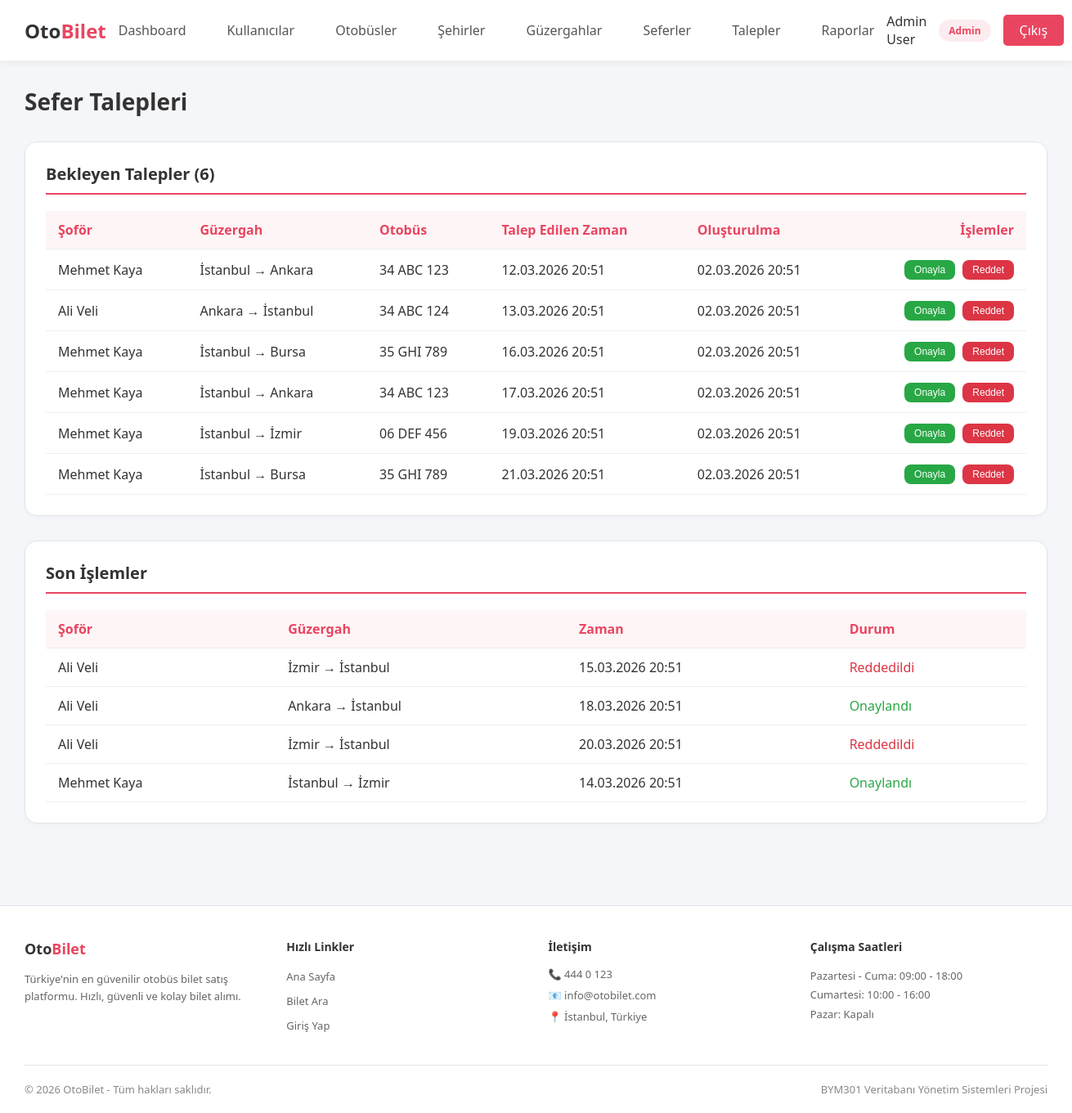
The app's page /admin/trip_requests.php (signed in) with its own data.
### tables this page shows
CREATE TABLE trip_requests (
    id INT PRIMARY KEY AUTO_INCREMENT,
    driver_id INT NOT NULL,
    route_id INT NOT NULL,
    bus_id INT NOT NULL,
    departure_time DATETIME NOT NULL,
    status ENUM('pending', 'approved', 'rejected') DEFAULT 'pending',
    created_at TIMESTAMP DEFAULT CURRENT_TIMESTAMP,
    FOREIGN KEY (driver_id) REFERENCES users(id),
    FOREIGN KEY (route_id) REFERENCES routes(id),
    FOREIGN KEY (bus_id) REFERENCES buses(id)
);

CREATE TABLE users (
    id INT PRIMARY KEY AUTO_INCREMENT,
    user_type_id INT NOT NULL,
    email VARCHAR(100) NOT NULL UNIQUE,
    password VARCHAR(255) NOT NULL,
    full_name VARCHAR(100) NOT NULL,
    phone VARCHAR(20),
    tc_no VARCHAR(11),
    gender ENUM('erkek', 'kadin') NULL,
    is_active TINYINT(1) DEFAULT 1,
    created_at TIMESTAMP DEFAULT CURRENT_TIMESTAMP,
    updated_at TIMESTAMP DEFAULT CURRENT_TIMESTAMP ON UPDATE CURRENT_TIMESTAMP,
    FOREIGN KEY (user_type_id) REFERENCES user_types(id)
);

CREATE TABLE buses (
    id INT PRIMARY KEY AUTO_INCREMENT,
    company_id INT NOT NULL,
    plate_number VARCHAR(20) NOT NULL UNIQUE,
    model VARCHAR(100),
    capacity INT NOT NULL DEFAULT 40,
    has_wifi TINYINT(1) DEFAULT 0,
    has_tv TINYINT(1) DEFAULT 0,
    is_active TINYINT(1) DEFAULT 1,
    created_at TIMESTAMP DEFAULT CURRENT_TIMESTAMP,
    FOREIGN KEY (company_id) REFERENCES bus_companies(id)
);

### includes/functions.php (called while the page is built, shortened)
<?php
function sanitize($input) {
    return htmlspecialchars(trim($input), ENT_QUOTES, 'UTF-8');
}
function formatDateTime($date) {
    return date('d.m.Y H:i', strtotime($date));
}

### admin/trip_requests.php (the view, shortened to what this page needs)
<?php
require_once __DIR__ . '/../includes/header.php';
$database = new Database();
$db = $database->getConnection();
$pending_requests = [];
$history_requests = [];
try {
    $pending_requests = $db->query("
        SELECT tr.*, u.full_name as driver_name, c1.name as from_city, c2.name as to_city, b.plate_number
        FROM trip_requests tr
        INNER JOIN users u ON tr.driver_id = u.id
        INNER JOIN routes r ON tr.route_id = r.id
        INNER JOIN cities c1 ON r.from_city_id = c1.id
        INNER JOIN cities c2 ON r.to_city_id = c2.id
        INNER JOIN buses b ON tr.bus_id = b.id
        WHERE tr.status = 'pending'
        ORDER BY tr.departure_time
    ")->fetchAll(PDO::FETCH_ASSOC);
    $history_requests = $db->query("
        SELECT tr.*, u.full_name as driver_name, c1.name as from_city, c2.name as to_city, b.plate_number
        FROM trip_requests tr
        INNER JOIN users u ON tr.driver_id = u.id
        INNER JOIN routes r ON tr.route_id = r.id
        INNER JOIN cities c1 ON r.from_city_id = c1.id
        INNER JOIN cities c2 ON r.to_city_id = c2.id
        INNER JOIN buses b ON tr.bus_id = b.id
        WHERE tr.status != 'pending'
        ORDER BY tr.created_at DESC
        LIMIT 20
    ")->fetchAll(PDO::FETCH_ASSOC);
} catch (PDOException $e) {
    $message = 'Veritabanı hatası: trip_requests tablosu bulunamadı. Lütfen schema.sql dosyasını yeniden çalıştırın.';
    $message_type = 'error';
    error_log("Trip Requests Error: " . $e->getMessage());
}
?>
<div class="page-header">
    <h1 class="page-title">Sefer Talepleri</h1>
</div>
<div class="card" style="margin-bottom: 30px;">
    <h3 class="card-title">Bekleyen Talepler (<?php echo count($pending_requests); ?>)</h3>
    <?php if (empty($pending_requests)): ?>
        <p style="text-align: center; color: #666; padding: 20px;">Bekleyen talep yok.</p>
    <?php else: ?>
        <table>
            <thead>
                <tr>
                    <th>Şoför</th>
                    <th>Güzergah</th>
                    <th>Otobüs</th>
                    <th>Talep Edilen Zaman</th>
                    <th>Oluşturulma</th>
                    <th style="text-align: right;">İşlemler</th>
                </tr>
            </thead>
            <tbody>
                <?php foreach ($pending_requests as $req): ?>
                <tr>
                    <td><?php echo sanitize($req['driver_name']); ?></td>
                    <td><?php echo sanitize($req['from_city'] . ' → ' . $req['to_city']); ?></td>
                    <td><?php echo sanitize($req['plate_number']); ?></td>
                    <td><?php echo formatDateTime($req['departure_time']); ?></td>
                    <td><?php echo formatDateTime($req['created_at']); ?></td>
                    <td style="text-align: right;">
                        <form method="POST" style="display: inline-block;">
                            <button type="submit" class="btn btn-sm btn-success">Onayla</button>
                        </form>
                        <form method="POST" style="display: inline-block; margin-left: 5px;" onsubmit="return confirm('Bu talebi reddetmek istediğinize emin misiniz?')">
                            <button type="submit" class="btn btn-sm btn-danger">Reddet</button>
                        </form>
                    </td>
                </tr>
                <?php endforeach; ?>
            </tbody>
        </table>
    <?php endif; ?>
</div>
<div class="card">
    <h3 class="card-title">Son İşlemler</h3>
    <table>
        <thead>
            <tr>
                <th>Şoför</th>
                <th>Güzergah</th>
                <th>Zaman</th>
                <th>Durum</th>
            </tr>
        </thead>
        <tbody>
            <?php foreach ($history_requests as $req): ?>
            <tr>
                <td><?php echo sanitize($req['driver_name']); ?></td>
                <td><?php echo sanitize($req['from_city'] . ' → ' . $req['to_city']); ?></td>
                <td><?php echo formatDateTime($req['departure_time']); ?></td>
                <td>
                    <?php
                    if ($req['status'] === 'approved') echo '<span style="color: #28a745;">Onaylandı</span>';
                    else echo '<span style="color: #dc3545;">Reddedildi</span>';
                    ?>
                </td>
            </tr>
            <?php endforeach; ?>
        </tbody>
    </table>
</div>
<?php require_once __DIR__ . '/../includes/footer.php'; ?>

### includes/header.php (style rules this page uses)
* { margin: 0; padding: 0; box-sizing: border-box; }
body { font-family: 'Segoe UI', Tahoma, Geneva, Verdana, sans-serif; background: #f4f6f9; min-height: 100vh; color: #333; }
.card { background: #ffffff; border-radius: 15px; padding: 25px; margin-bottom: 20px; border: 1px solid #e1e4e8; box-shadow: 0 4px 6px rgba(0,0,0,0.02); }
.card-title { color: #333; font-size: 20px; margin-bottom: 20px; padding-bottom: 10px; border-bottom: 2px solid #e94560; }
.btn { display: inline-block; padding: 10px 25px; border-radius: 8px; text-decoration: none; cursor: pointer; border: none; font-size: 14px; transition: all 0.3s ease; }
.btn-danger { background: #dc3545; color: #fff; }
.btn-success { background: #28a745; color: #fff; }
.btn-sm { padding: 5px 12px; font-size: 12px; }
table { width: 100%; border-collapse: collapse; }
th, td { padding: 12px 15px; text-align: left; border-bottom: 1px solid #eee; }
th { background: rgba(233, 69, 96, 0.05); color: #e94560; font-weight: 600; }
.page-header { display: flex; justify-content: space-between; align-items: center; margin-bottom: 30px; }
.page-title { color: #333; font-size: 28px; font-weight: 600; }

### records on screen
trip_requests: driver.full_name "Mehmet Kaya", to_city "İstanbul → Ankara", bus.plate_number "34 ABC 123", departure_time "12.03.2026 20:51", created_at "02.03.2026 20:51"
trip_requests: driver.full_name "Ali Veli", to_city "Ankara → İstanbul", bus.plate_number "34 ABC 124", departure_time "13.03.2026 20:51", created_at "02.03.2026 20:51"
trip_requests: driver.full_name "Mehmet Kaya", to_city "İstanbul → Bursa", bus.plate_number "35 GHI 789", departure_time "16.03.2026 20:51", created_at "02.03.2026 20:51"
trip_requests: driver.full_name "Mehmet Kaya", to_city "İstanbul → Ankara", bus.plate_number "34 ABC 123", departure_time "17.03.2026 20:51", created_at "02.03.2026 20:51"
trip_requests: driver.full_name "Mehmet Kaya", to_city "İstanbul → İzmir", bus.plate_number "06 DEF 456", departure_time "19.03.2026 20:51", created_at "02.03.2026 20:51"
trip_requests: driver.full_name "Mehmet Kaya", to_city "İstanbul → Bursa", bus.plate_number "35 GHI 789", departure_time "21.03.2026 20:51", created_at "02.03.2026 20:51"
trip_requests: driver.full_name "Ali Veli", to_city "İzmir → İstanbul", departure_time "15.03.2026 20:51", status "Reddedildi"
trip_requests: driver.full_name "Ali Veli", to_city "Ankara → İstanbul", departure_time "18.03.2026 20:51", status "Onaylandı"
trip_requests: driver.full_name "Ali Veli", to_city "İzmir → İstanbul", departure_time "20.03.2026 20:51", status "Reddedildi"
trip_requests: driver.full_name "Mehmet Kaya", to_city "İstanbul → İzmir", departure_time "14.03.2026 20:51", status "Onaylandı"

### other values on screen
$current_user['full_name'] "Admin User"
$current_user['user_type'] "Admin"
count($pending_requests) "6"
